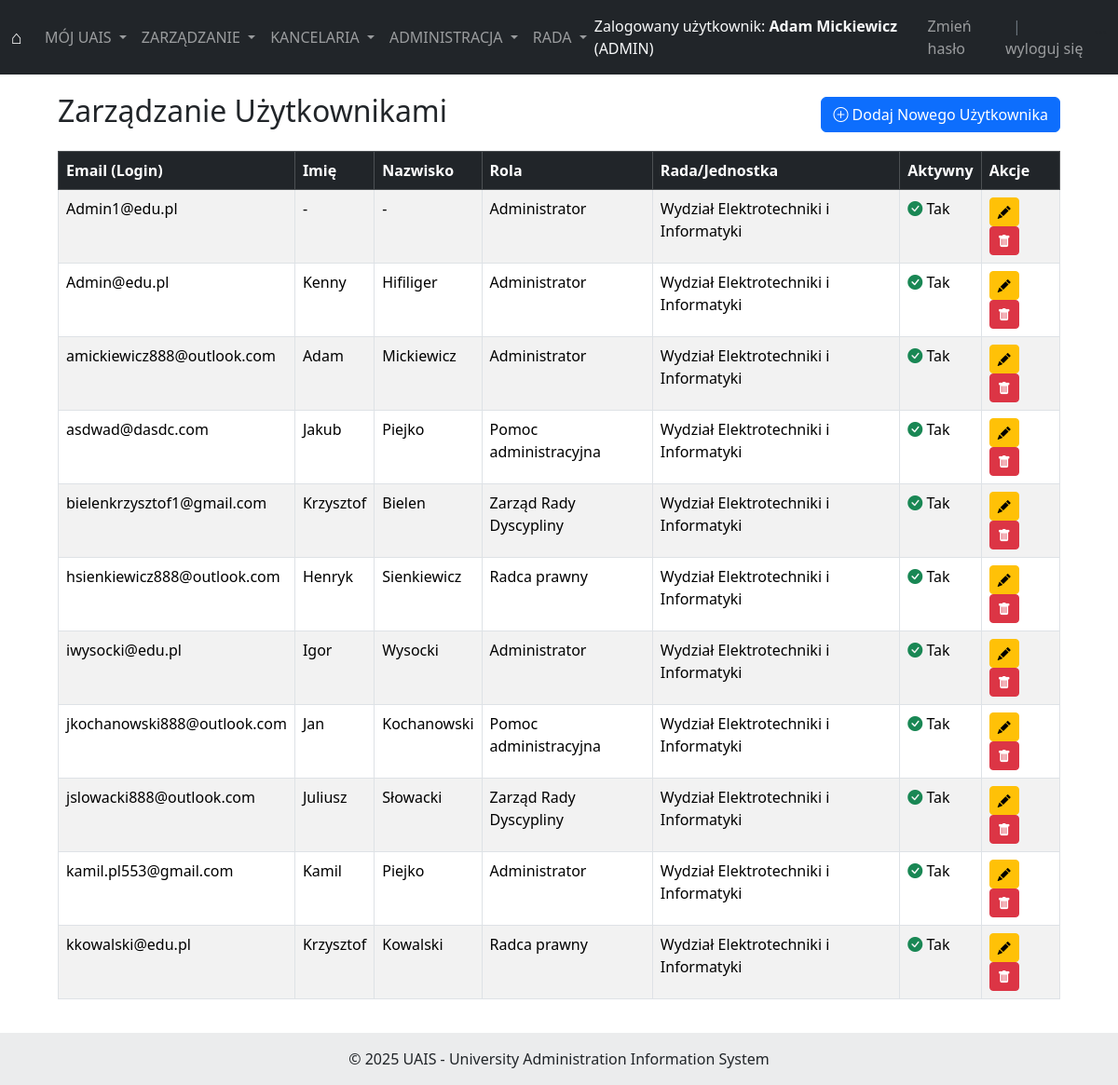
The page /manage/users/ (signed in) on the database as committed earlier.
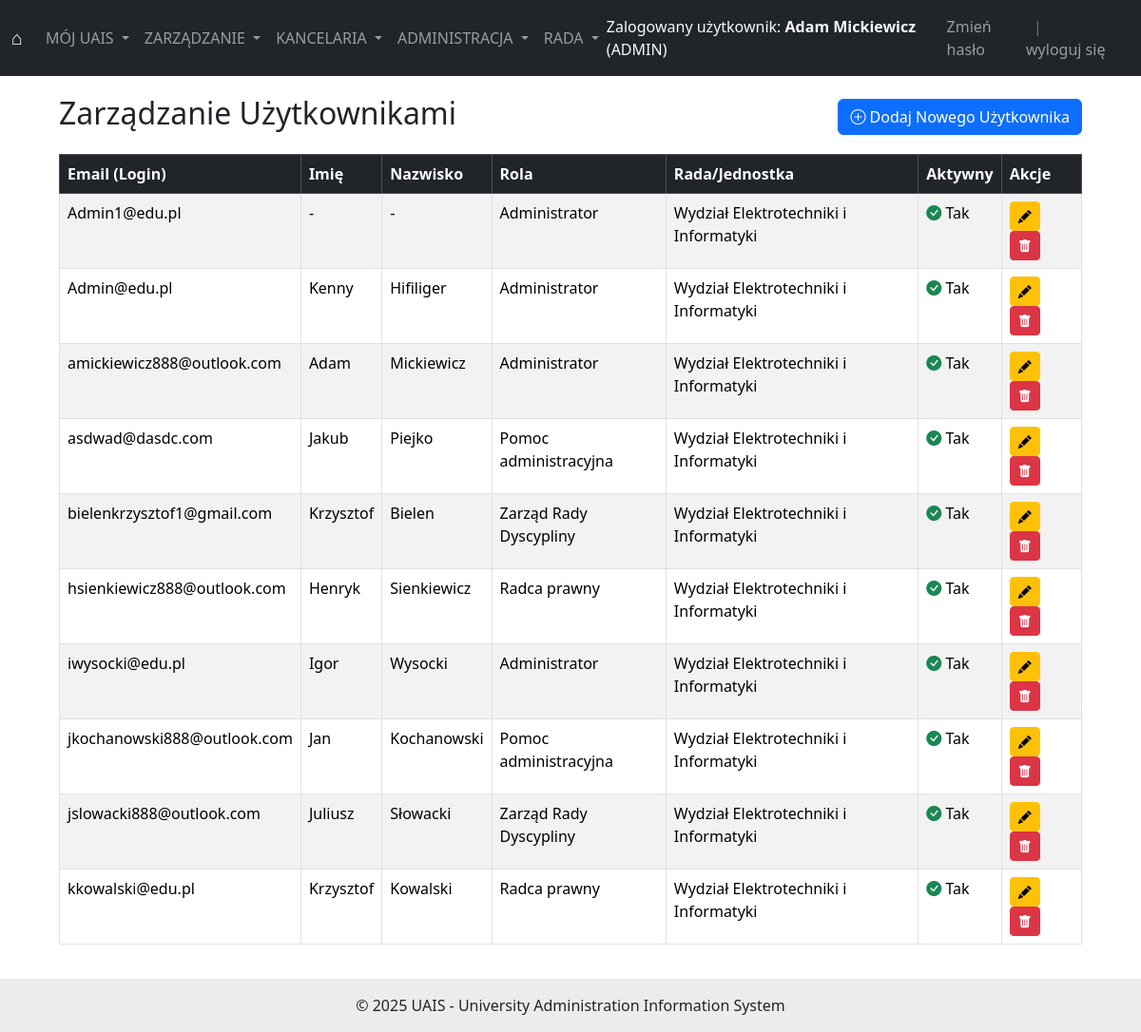
The same page on the database as committed later.
### users/models.py (models this page shows, shortened)
class User(AbstractUser):
    class Role(models.TextChoices):
        ADMIN = 'ADMIN', _('Administrator')
        PRAWNIK = 'PRAWNIK', _('Radca prawny')
        OBSLUGA = 'OBSLUGA', _('Pomoc administracyjna') # Zmieniona nazwa wyświetlana
        RADA = 'RADA', _('Zarząd Rady Dyscypliny')     # Zmieniona nazwa wyświetlana
    role = models.CharField(
        _('Rola'),
        max_length=50,
        choices=Role.choices,
        null=True,
        blank=True
    )
    rada_wydzialu = models.CharField(
        _('Rada/Jednostka'),
        max_length=255,
        blank=True, # Pole może być puste
        default='Wydział Elektrotechniki i Informatyki' # Domyślna wartość
    )
    email = models.EmailField(_('email address'), unique=True)
    USERNAME_FIELD = 'email'
    REQUIRED_FIELDS = ['username']

### management/views.py (the view, shortened to what this page needs)
# urls.py: path('users/', UserListView.as_view(), name='user_list'),
class UserListView(LoginRequiredMixin, UserPassesTestMixin, ListView):
    model = User
    template_name = 'management/user_list.html'
    context_object_name = 'users_list'
    paginate_by = 15
    def test_func(self):
        return self.request.user.role == User.Role.ADMIN or self.request.user.is_superuser
    def get_queryset(self):
        return User.objects.all().order_by('email')

### templates/management/user_list.html (shortened to what this page needs)
{% extends 'base.html' %}
{% block content %}
<div class="container mt-4">
    <div class="d-flex justify-content-between align-items-center mb-3">
        <h2>Zarządzanie Użytkownikami</h2>
        <a href="{% url 'management:user_add' %}" class="btn btn-primary">
            <i class="bi bi-plus-circle"></i> Dodaj Nowego Użytkownika
        </a>
    </div>
    <div class="table-responsive">
        <table class="table table-striped table-hover table-bordered">
            <thead class="table-dark">
                <tr>
                    <th scope="col">Email (Login)</th>
                    <th scope="col">Imię</th>
                    <th scope="col">Nazwisko</th>
                    <th scope="col">Rola</th>
                    <th scope="col">Rada/Jednostka</th>
                    <th scope="col">Aktywny</th>
                    <th scope="col">Akcje</th>
                </tr>
            </thead>
            <tbody>
                {% for user_obj in users_list %}
                <tr>
                    <td>{{ user_obj.email }}</td>
                    <td>{{ user_obj.first_name|default:"-" }}</td>
                    <td>{{ user_obj.last_name|default:"-" }}</td>
                    <td>{{ user_obj.get_role_display|default:"Brak" }}</td>
                    <td>{{ user_obj.rada_wydzialu|default:"-" }}</td>
                    <td>
                        {% if user_obj.is_active %}
                            <i class="bi bi-check-circle-fill text-success"></i> Tak
                        {% else %}
                            <i class="bi bi-x-circle-fill text-danger"></i> Nie
                        {% endif %}
                    </td>
                    <td>
                        <a href="{% url 'management:user_update' pk=user_obj.pk %}" class="btn btn-sm btn-warning me-1" title="Edytuj">
                            <i class="bi bi-pencil-fill"></i>
                        </a>
                        <a href="{% url 'management:user_delete' pk=user_obj.pk %}" class="btn btn-sm btn-danger" title="Usuń">
                            <i class="bi bi-trash-fill"></i>
                        </a>
                    </td>
                </tr>
                {% empty %}
                <tr>
                    <td colspan="7" class="text-center">Nie znaleziono użytkowników.</td>
                </tr>
                {% endfor %}
            </tbody>
        </table>
    </div>
</div>
{% endblock %}

### templates/base.html (shortened to what the changed rows need)
<!doctype html>
<html lang="pl">
<head>
    <link href="https://cdn.jsdelivr.net/npm/bootstrap@5.3.3/dist/css/bootstrap.min.css" rel="stylesheet">
    <link rel="stylesheet" href="https://cdn.jsdelivr.net/npm/bootstrap-icons@1.11.3/font/bootstrap-icons.min.css">
</head>
<body>
<nav class="navbar navbar-expand-lg navbar-dark bg-dark fixed-top">
    <div class="container-fluid">
        <div class="collapse navbar-collapse" id="navbarNavDropdown">
            <ul class="navbar-nav ms-auto mb-2 mb-lg-0 align-items-center">
                {% if user.is_authenticated %}
                    <li class="nav-item text-light me-3">
                        Zalogowany użytkownik:
                        <strong>{% if user.first_name and user.last_name %}{{ user.first_name }} {{ user.last_name }}{% else %}{{ user.username }}{% endif %}</strong>
                        ({% if user.role %}{{ user.role|upper }}{% else %}BRAK ROLI{% endif %})
                    </li>
                    <li class="nav-item">
                        <a class="nav-link" href="{% url 'password_change' %}">Zmień hasło</a>
                    </li>
                    <li class="nav-item">
                        <span class="text-secondary ms-2 me-2">|</span>
                        <form class="d-inline" method="post" action="{% url 'logout' %}">
                        </form>
                    </li>
                {% else %}
                    <li class="nav-item">
                        <a class="nav-link {% if request.resolver_match.url_name == 'login' %}active{% endif %}" href="{% url 'login' %}">Zaloguj się</a>
                    </li>
                {% endif %}
            </ul>```
        </div>
    </div>
</nav>
<div class="container content-wrapper">
    {% block content %}
    {% endblock %}
</div>
</body>
</html>

Rows that differ between the two databases and show on the page:
removed User: email "kamil.pl553@gmail.com", first_name "Kamil", last_name "Piejko", role "Administrator", rada_wydzialu "Wydział Elektrotechniki i Informatyki", is_active True (drawn)
